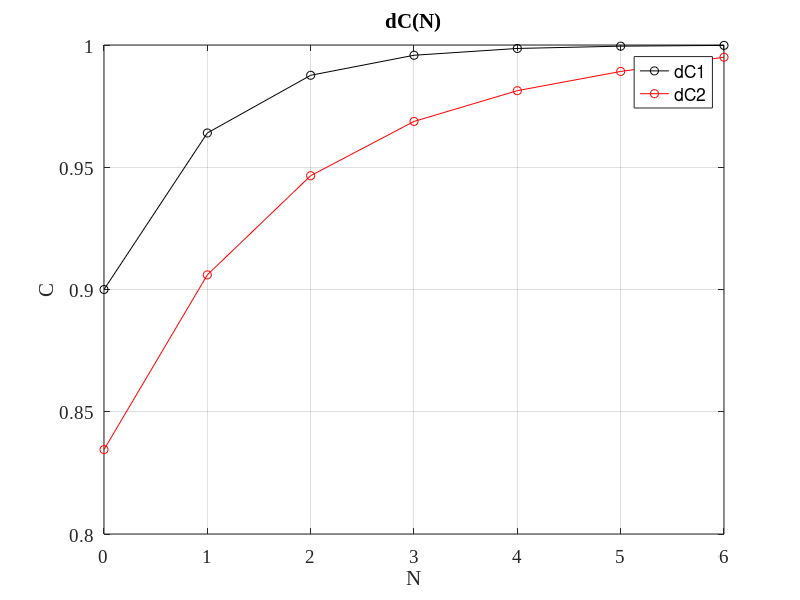

Write the MATLAB code that produced this figure. (Note: this script raises an error after producing the figure.)
%% Course project
% from CP to CW
clear; clc; format; close all;

%% Initial data
T = 15; % Celsius
CW = 0.9;
P = 150; % kg/y

CF = 0.925;
CP = 0.995;
mu = (CP*7+(1-CP)*6)*10^(-3); 
P = P/mu / (365*24); %mol/h

r = 0.5; % per cent
TT = 20; %quantity

%% Calculations
a = 1 + 4755/(T+273)^2 - 0.803/(T+273);
e = a - 1;

nE = 2/e * log(CP*(1-CF) / (CF*(1-CP))); nE = ceil(nE);
nR = 2/e * log(CF*(1-CW) / (CW*(1-CF))); nR = ceil(nR);
nB = nE + nR;
N = nB / TT; N = ceil(N);

dN = 0:1:N;
dC1 = zeros(1,length(dN));
dC1(1) = CW;
for i = 2:length(dC1)
    dC1(i) = (CW/(1-CW) * exp(e*dN(i)*TT)) / (1 + CW/(1-CW) * exp(e*dN(i)*TT));
end

% plot dC1 from N, where dC1 calculated as P = 0
% figure(1);
% plot(dN, dC1, 'k-o'); grid on;
% xlabel('N', 'FontSize', 14, 'FontName', 'TimesNewRoman');
% ylabel('C', 'FontSize', 14, 'FontName', 'TimesNewRoman');
% title('dC1(N)', 'FontSize', 14, 'FontName', 'TimesNewRoman'); 
% set(gca, 'FontSize', 14, 'FontName', 'TimesNewRoman');

Lb = zeros(1,length(dN)-1);
Le = zeros(1,length(dN)-1);
% Program

% Lbt = 2 * P * (CP - CF) / (e*CF * (1-CF));
% Lb(2) = Lbt;
% for i = 1 : TT * N
%     Let = (1 - r/100) * Lbt;
%     if (mod(i, TT) == 1)
%         Lb(ceil(i/TT)+1) = Lbt;
%     end
%     
%     if (mod(i, TT) == 0)
%         Le(i/TT+1) = Let;
%     end
%     Lbt = Let;
% end
% L = (Lb + Le) ./ 2;

% Math

Lin = 2 * P * (CP - CF) / (e*CF * (1-CF));
for i = 1:N
    Le(i) = Lin * (1-r/100)^(TT*i);
    Lb(i) = Lin * (1-r/100)^(TT*(i-1));
end
L = (Lb + Le) ./ 2;
% L = rot90(L); L = rot90(L);
%clear Le Lb;

dC2 = zeros(1,length(dN));
dC2(N+1) = CP;
for i = 2:length(dC2)
    x1 = 1/2 * (1 + P/(e*L(i-1))) + sqrt(1/4*(1+P/(e*L(i-1)))^2 - P * CP / (e*L(i-1)));
    x2 = 1/2 * (1 + P/(e*L(i-1))) - sqrt(1/4*(1+P/(e*L(i-1)))^2 - P * CP / (e*L(i-1)));
    disp([x1 x2 dN(i)*TT]);
    dC2(i-1) = (x2 * (x1 - CP) / (CP - x2) * exp(e*dN(N+1+2-i)*TT*(x1 - x2)) + x1) / ( 1 + (x1 - CP) / (CP - x2) * exp(e*dN(N+1+2-i)*TT*(x1 - x2)));
end

% % Change Lin
% dh = 0.0001;
% k = 0;
% more = 0;
% while ((abs(dC2(1)-CW) > 0.0009))
% % while ((abs(dC2(N+1)-CP) > 0.0009) || (more) || ( dC2(N+1) < CP) || ( dC2(N+1) - dC2(N) < 0) )
%     more = 0;
%     Lin = 2 * P * (CP - CF) / (e*CF * (1-CF));
%     Lin = Lin * (1-dh*k);
% for i = 1:N
%     Le(i+1) = Lin * (1-r/100)^(TT*i);
%     Lb(i+1) = Lin * (1-r/100)^(TT*(i-1));
% end
% L = (Lb + Le) ./ 2;
% clear Lin Le Lb;
% 
% dC2 = zeros(1,length(dN));
% dC2(N+1) = CP;
% for i = 2:length(dC2)
%     x1 = 1/2 * (1 + P/(e*L(i))) + sqrt(1/4*(1+P/(e*L(i)))^2 - P * CP / (e*L(i)));
%     x2 = 1/2 * (1 + P/(e*L(i))) - sqrt(1/4*(1+P/(e*L(i)))^2 - P * CP / (e*L(i)));
%     dC2(i-1) = (x2 * (x1 - CP) / (CP - x2) * exp(e*dN(N+1+2-i)*TT*(x1 - x2)) + x1) / ( 1 + (x1 - CP) / (CP - x2) * exp(e*dN(N+1+2-i)*TT*(x1 - x2)));
%     if (dC2(i) > 1)
%         more = 1;
%     end
% end
% k = k + 1;
% if more
%     continue;
% end
% if (L(2) < 0) 
%     disp('L is less then 0');
%     break;
% end
% end
% in = 1+dh*k;
% text = num2str(in,10);
% text = ['increased in ', text];
% disp(text);

% plot dC2 from N, where dC2 calculated with P
% figure(2);
% plot(dN, dC2, 'k-o'); grid on;
% xlabel('N', 'FontSize', 14, 'FontName', 'TimesNewRoman');
% ylabel('C', 'FontSize', 14, 'FontName', 'TimesNewRoman');
% title('dC2(N)', 'FontSize', 14, 'FontName', 'TimesNewRoman'); 
% set(gca, 'FontSize', 14, 'FontName', 'TimesNewRoman');

figure(3);
plot(dN, dC1, 'k-o', dN, dC2, 'r-o'); grid on;
xlabel('N', 'FontSize', 14, 'FontName', 'TimesNewRoman');
ylabel('C', 'FontSize', 14, 'FontName', 'TimesNewRoman');
title('dC(N)', 'FontSize', 14, 'FontName', 'TimesNewRoman'); 
legend('dC1', 'dC2');
set(gca, 'FontSize', 14, 'FontName', 'TimesNewRoman');
dimen = [ceil(nR/TT)/N*0.8+1/8 0.9 0 -0.2];
a = annotation('arrow','Position',dimen);


A = [1 -1; CF -CW];
B = [P; P*CP];
S = linsolve(A,B);
F = S(1); W=S(2);
clear S;
text = ['Flow F is ', num2str(F), ' mol/h'];
disp(text);
text = ['Flow W is ', num2str(W), ' mol/h'];
disp(text);
